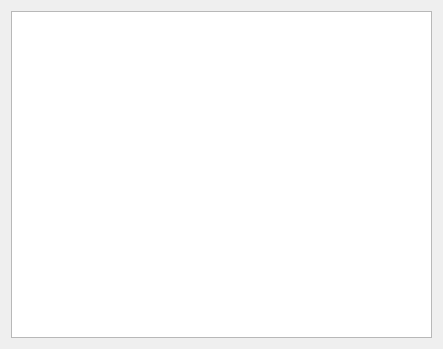
<?xml version="1.0" encoding="UTF-8"?>
<ui version="4.0">
 <class>StudentDataWindow</class>
 <widget class="QDialog" name="StudentDataWindow">
  <property name="geometry">
   <rect>
    <x>0</x>
    <y>0</y>
    <width>443</width>
    <height>349</height>
   </rect>
  </property>
  <property name="sizePolicy">
   <sizepolicy hsizetype="Fixed" vsizetype="Fixed">
    <horstretch>0</horstretch>
    <verstretch>0</verstretch>
   </sizepolicy>
  </property>
  <property name="minimumSize">
   <size>
    <width>443</width>
    <height>349</height>
   </size>
  </property>
  <property name="windowTitle">
   <string>StudentDataWindow</string>
  </property>
  <layout class="QVBoxLayout" name="verticalLayout_2">
   <item>
    <layout class="QVBoxLayout" name="verticalLayout">
     <item>
      <widget class="QTableView" name="tableView"/>
     </item>
    </layout>
   </item>
  </layout>
 </widget>
 <layoutdefault spacing="6" margin="11"/>
 <resources/>
 <connections/>
</ui>
